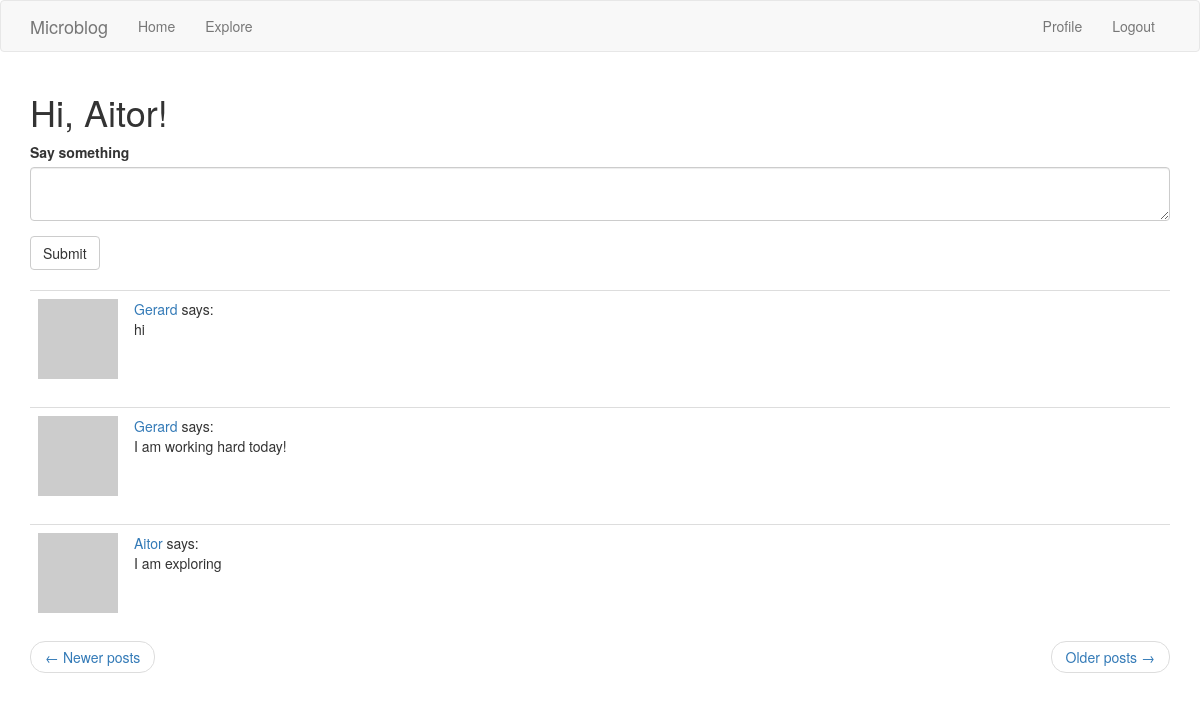
Page /index?page=2 (signed in) on the committed database.
### app/models.py (models this page shows, shortened)
class User(UserMixin, db.Model):
    id = db.Column(db.Integer, primary_key=True)
    username = db.Column(db.String(64), index=True, unique=True)
    email = db.Column(db.String(120), index=True, unique=True)
    password_hash = db.Column(db.String(128))
    posts = db.relationship("Post", backref="author", lazy="dynamic")
    about_me = db.Column(db.String(140))
    last_seen = db.Column(db.DateTime, default=datetime.utcnow)
    followed = db.relationship(
        'User', secondary=followers,
        primaryjoin=(followers.c.follower_id == id),
        secondaryjoin=(followers.c.followed_id == id),
        backref=db.backref('followers', lazy='dynamic'), lazy='dynamic',
    )
    def avatar(self, size):
        digest = md5(self.email.lower().encode('utf-8')).hexdigest()
        return f'https://www.gravatar.com/avatar/{digest}?d=identicon&s={size}'
    def followed_posts(self):
        followed = Post.query.join(
            followers, (followers.c.followed_id == Post.user_id)).filter(
            followers.c.follower_id == self.id)
        own = Post.query.filter(Post.user_id == self.id)
        return followed.union(own).order_by(Post.timestamp.desc())

class Post(db.Model):
    id = db.Column(db.Integer, primary_key=True)
    body = db.Column(db.String(140))
    timestamp = db.Column(db.DateTime, index=True, default=datetime.utcnow)
    user_id = db.Column(db.Integer, db.ForeignKey("user.id"))

### app/routes.py (the view)
@app.route('/', methods=["GET", "POST"])
@app.route('/index', methods=["GET", "POST"])
@login_required
def index():
    form = PostForm()
    if form.validate_on_submit():
        post = Post(body=form.post.data, author=current_user)
        db.session.add(post)
        db.session.commit()
        flash('Your post is now live!')
        return redirect(url_for('index'))
    page = request.args.get('page', 1, type=int)
    posts = current_user.followed_posts().paginate(
        page, app.config['POSTS_PER_PAGE'], False)
    next_url = url_for('index', page=posts.next_num) if posts.has_next else None
    prev_url = url_for('index', page=posts.prev_num) if posts.has_prev else None
    return render_template("index.html",
                           title="Home Page",
                           form=form,
                           posts=posts.items,
                           next_url=next_url,
                           prev_url=prev_url,
                           )

### app/forms.py
class PostForm(FlaskForm):
    post = TextAreaField('Say something', validators=[
        DataRequired(), Length(min=1, max=140)])
    submit = SubmitField('Submit')

### app/models.py (called while the page is built)
@login.user_loader
def load_user(id):
    return User.query.get(int(id))

### app/routes.py (called while the page is built)
@app.before_request
def before_request():
    if current_user.is_authenticated:
        current_user.last_seen = datetime.utcnow()
        db.session.commit()

### app/templates/index.html
{% extends "base.html" %}
{% import 'bootstrap/wtf.html' as wtf %}
{% block app_content %}
    <h1>Hi, {{ current_user.username }}!</h1>
    {% if form %}
    {{ wtf.quick_form(form) }}
    <br>
    {% endif %}
    {% for post in posts %}
        {% include '_post.html' %}
    {% endfor %}
    <nav aria-label="...">
        <ul class="pager">
            <li class="previous{% if not prev_url %} disabled{% endif %}">
                <a href="{{ prev_url or '#' }}">
                    <span aria-hidden="true">&larr;</span> Newer posts
                </a>
            </li>
            <li class="next{% if not next_url %} disabled{% endif %}">
                <a href="{{ next_url or '#' }}">
                    Older posts <span aria-hidden="true">&rarr;</span>
                </a>
            </li>
        </ul>
    </nav>
{% endblock %}

### app/templates/_post.html
    <table class="table table-hover">
        <tr>
            <td width="70px">
                <a href="{{ url_for('user', username=post.author.username) }}">
                    <img src="{{ post.author.avatar(70) }}" />
                </a>
            </td>
            <td>
                <a href="{{ url_for('user', username=post.author.username) }}">
                    {{ post.author.username }}
                </a>
                says:
                <br>
                {{ post.body }}
            </td>
        </tr>
    </table>

### rows in the picture
User: username "Aitor"
Post: author.username "Gerard", body "hi"
Post: author.username "Gerard", body "I am working hard today!"
Post: author.username "Aitor", body "I am exploring"
